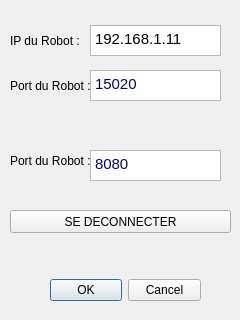
<?xml version="1.0" encoding="UTF-8"?>
<ui version="4.0">
 <class>connexion</class>
 <widget class="QDialog" name="connexion">
  <property name="geometry">
   <rect>
    <x>0</x>
    <y>0</y>
    <width>240</width>
    <height>320</height>
   </rect>
  </property>
  <property name="windowTitle">
   <string>Connexion</string>
  </property>
  <widget class="QDialogButtonBox" name="buttonBox">
   <property name="geometry">
    <rect>
     <x>50</x>
     <y>270</y>
     <width>151</width>
     <height>41</height>
    </rect>
   </property>
   <property name="styleSheet">
    <string notr="true"/>
   </property>
   <property name="orientation">
    <enum>Qt::Horizontal</enum>
   </property>
   <property name="standardButtons">
    <set>QDialogButtonBox::Cancel|QDialogButtonBox::Ok</set>
   </property>
  </widget>
  <widget class="QTextEdit" name="IPAdresse">
   <property name="geometry">
    <rect>
     <x>90</x>
     <y>25</y>
     <width>131</width>
     <height>31</height>
    </rect>
   </property>
   <property name="html">
    <string>&lt;!DOCTYPE HTML PUBLIC &quot;-//W3C//DTD HTML 4.0//EN&quot; &quot;http://www.w3.org/TR/REC-html40/strict.dtd&quot;&gt;
&lt;html&gt;&lt;head&gt;&lt;meta name=&quot;qrichtext&quot; content=&quot;1&quot; /&gt;&lt;style type=&quot;text/css&quot;&gt;
p, li { white-space: pre-wrap; }
&lt;/style&gt;&lt;/head&gt;&lt;body style=&quot; font-family:'MS Shell Dlg 2'; font-size:8.25pt; font-weight:400; font-style:normal;&quot;&gt;
&lt;p style=&quot; margin-top:0px; margin-bottom:0px; margin-left:0px; margin-right:0px; -qt-block-indent:0; text-indent:0px;&quot;&gt;&lt;span style=&quot; font-size:11pt;&quot;&gt;192.168.1.11&lt;/span&gt;&lt;/p&gt;&lt;/body&gt;&lt;/html&gt;</string>
   </property>
  </widget>
  <widget class="QLabel" name="label">
   <property name="geometry">
    <rect>
     <x>10</x>
     <y>25</y>
     <width>81</width>
     <height>31</height>
    </rect>
   </property>
   <property name="text">
    <string>IP du Robot :</string>
   </property>
  </widget>
  <widget class="QTextEdit" name="PortRobot">
   <property name="geometry">
    <rect>
     <x>90</x>
     <y>70</y>
     <width>131</width>
     <height>31</height>
    </rect>
   </property>
   <property name="html">
    <string>&lt;!DOCTYPE HTML PUBLIC &quot;-//W3C//DTD HTML 4.0//EN&quot; &quot;http://www.w3.org/TR/REC-html40/strict.dtd&quot;&gt;
&lt;html&gt;&lt;head&gt;&lt;meta name=&quot;qrichtext&quot; content=&quot;1&quot; /&gt;&lt;style type=&quot;text/css&quot;&gt;
p, li { white-space: pre-wrap; }
&lt;/style&gt;&lt;/head&gt;&lt;body style=&quot; font-family:'MS Shell Dlg 2'; font-size:8.25pt; font-weight:400; font-style:normal;&quot;&gt;
&lt;p style=&quot; margin-top:0px; margin-bottom:0px; margin-left:0px; margin-right:0px; -qt-block-indent:0; text-indent:0px;&quot;&gt;&lt;span style=&quot; font-size:11pt; color:#000080;&quot;&gt;15020&lt;/span&gt;&lt;/p&gt;&lt;/body&gt;&lt;/html&gt;</string>
   </property>
  </widget>
  <widget class="QLabel" name="label_2">
   <property name="geometry">
    <rect>
     <x>10</x>
     <y>75</y>
     <width>81</width>
     <height>21</height>
    </rect>
   </property>
   <property name="text">
    <string>Port du Robot :</string>
   </property>
  </widget>
  <widget class="QPushButton" name="btnDeco">
   <property name="geometry">
    <rect>
     <x>10</x>
     <y>210</y>
     <width>221</width>
     <height>23</height>
    </rect>
   </property>
   <property name="text">
    <string>SE DECONNECTER</string>
   </property>
  </widget>
  <widget class="QLabel" name="label_3">
   <property name="geometry">
    <rect>
     <x>10</x>
     <y>150</y>
     <width>81</width>
     <height>21</height>
    </rect>
   </property>
   <property name="text">
    <string>Port du Robot :</string>
   </property>
  </widget>
  <widget class="QTextEdit" name="PortCam">
   <property name="geometry">
    <rect>
     <x>90</x>
     <y>150</y>
     <width>131</width>
     <height>31</height>
    </rect>
   </property>
   <property name="html">
    <string>&lt;!DOCTYPE HTML PUBLIC &quot;-//W3C//DTD HTML 4.0//EN&quot; &quot;http://www.w3.org/TR/REC-html40/strict.dtd&quot;&gt;
&lt;html&gt;&lt;head&gt;&lt;meta name=&quot;qrichtext&quot; content=&quot;1&quot; /&gt;&lt;style type=&quot;text/css&quot;&gt;
p, li { white-space: pre-wrap; }
&lt;/style&gt;&lt;/head&gt;&lt;body style=&quot; font-family:'MS Shell Dlg 2'; font-size:8.25pt; font-weight:400; font-style:normal;&quot;&gt;
&lt;p style=&quot; margin-top:0px; margin-bottom:0px; margin-left:0px; margin-right:0px; -qt-block-indent:0; text-indent:0px;&quot;&gt;&lt;span style=&quot; font-size:11pt; color:#000080;&quot;&gt;8080&lt;/span&gt;&lt;/p&gt;&lt;/body&gt;&lt;/html&gt;</string>
   </property>
  </widget>
 </widget>
 <resources/>
 <connections>
  <connection>
   <sender>buttonBox</sender>
   <signal>accepted()</signal>
   <receiver>connexion</receiver>
   <slot>accept()</slot>
   <hints>
    <hint type="sourcelabel">
     <x>248</x>
     <y>254</y>
    </hint>
    <hint type="destinationlabel">
     <x>157</x>
     <y>274</y>
    </hint>
   </hints>
  </connection>
  <connection>
   <sender>buttonBox</sender>
   <signal>rejected()</signal>
   <receiver>connexion</receiver>
   <slot>reject()</slot>
   <hints>
    <hint type="sourcelabel">
     <x>316</x>
     <y>260</y>
    </hint>
    <hint type="destinationlabel">
     <x>286</x>
     <y>274</y>
    </hint>
   </hints>
  </connection>
 </connections>
</ui>
